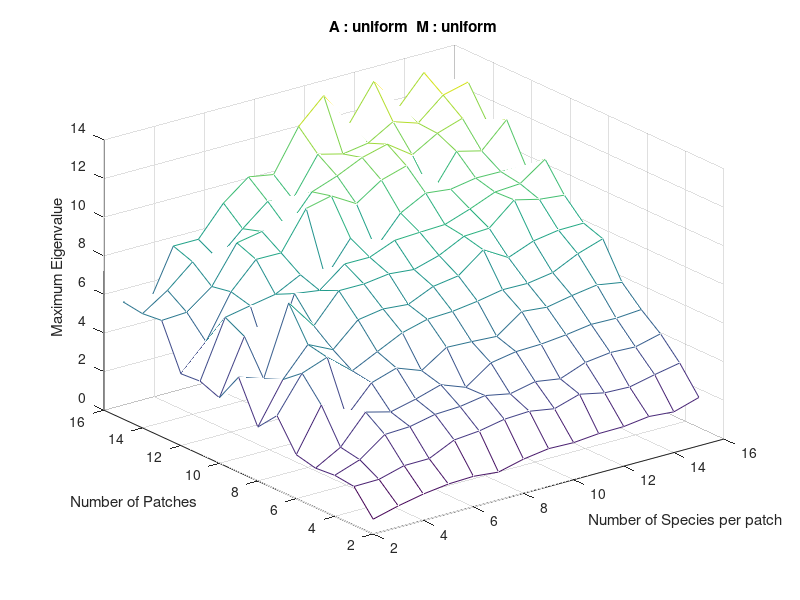

Recreate this plot in MATLAB.
clear all;close all;clc;
load('DATA_UNIFORM_UNIFORM_SP_10_TS_77071')

gridSpecies = repmat(species',1,length(patches));
gridPatches = repmat(patches,length(species),1);
mesh(gridSpecies,gridPatches,avgEig)
xlabel('Number of Species per patch')
ylabel('Number of Patches')
title('A : uniform  M : uniform')
zlabel('Maximum Eigenvalue')
% figure
% plot(species,mean(avgEig,2),'linewidth', 2)
% grid on;
% figure
% plot(patches,mean(avgEig,1),'linewidth', 2)
